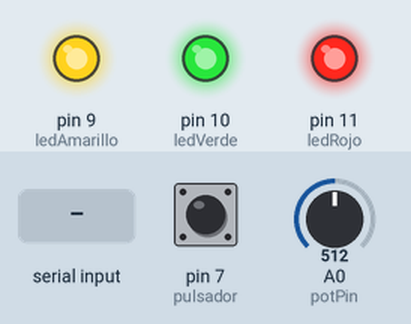
This sketch was run on a simulated Arduino Uno, built with avr-gcc and run on an emulated ATmega328P. Parts: output pins drawn as LEDs (lit = HIGH). The inputs (shaded band) are chosen by the test bench; at power-on: pin 7 (pulsador) LOW, A0 (potPin) = 512. What the sketch prints to the serial monitor is not drawn.

Above: at 1.2 s.
1.3 s: "L:\n" received over Serial
At 2.4 s:
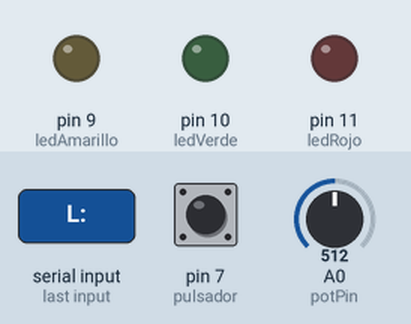
4.4 s: "L:90\n" received over Serial
At 4.8 s:
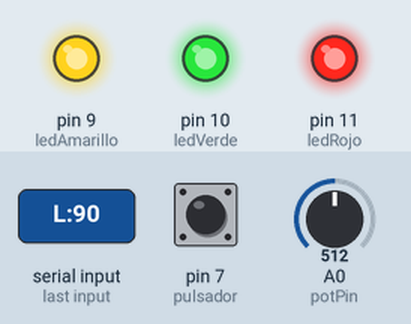
5.9 s: "L:,45\n" received over Serial
At 7.2 s:
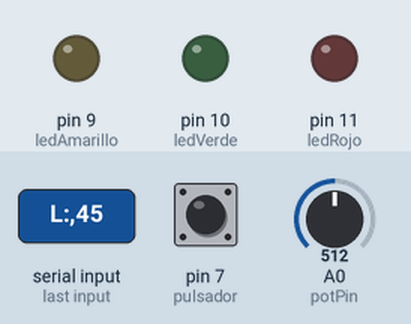
Timing chart, 0 to 8.4 s (numbered marks = the images above; inputs shaded):
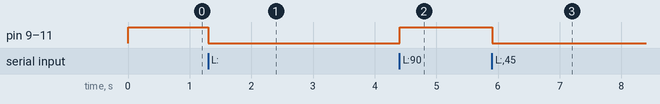

Measured:
- after the input at 1.3 s, pin 9 (ledAmarillo), pin 10 (ledVerde), pin 11 (ledRojo): HIGH → LOW at once
- after the input at 4.4 s, pin 9 (ledAmarillo), pin 10 (ledVerde), pin 11 (ledRojo): LOW → HIGH at once
- after the input at 5.9 s, pin 9 (ledAmarillo), pin 10 (ledVerde), pin 11 (ledRojo): HIGH → LOW at once

The sketch:

Arduino.ino
```cpp
#include <Arduino.h>

const int ledRojo = 11;
const int ledVerde = 10;
const int ledAmarillo = 9;
const int pulsador = 7;
// Pin del potenciómetro
const int potPin = A0;

// Intervalo para enviar el valor del potenciómetro
unsigned long lastPrintTime = 0;
const unsigned long printInterval = 50; // cada 50 ms

// Variable para almacenar la cantidad de vidas actual
int lives = 3;

// Función para actualizar los LEDs según el número de vidas
void updateLEDs(int lifeCount) {
  if(lifeCount >= 3) {
    digitalWrite(ledRojo, HIGH);
    digitalWrite(ledVerde, HIGH);
    digitalWrite(ledAmarillo, HIGH);
  } else if(lifeCount == 2) {
    digitalWrite(ledRojo, LOW);
    digitalWrite(ledVerde, HIGH);
    digitalWrite(ledAmarillo, HIGH);
  } else if(lifeCount == 1) {
    digitalWrite(ledRojo, LOW);
    digitalWrite(ledVerde, HIGH);
    digitalWrite(ledAmarillo, LOW);
  } else {
    digitalWrite(ledRojo, LOW);
    digitalWrite(ledVerde, LOW);
    digitalWrite(ledAmarillo, LOW);
  }
}

void setup() {
  Serial.begin(9600);

  // Configura los pines de los LEDs como salidas
  pinMode(ledRojo, OUTPUT);
  pinMode(ledVerde, OUTPUT);
  pinMode(ledAmarillo, OUTPUT);
  pinMode(pulsador, INPUT);

  // Enciende todos los LEDs al inicio (3 vidas)
  digitalWrite(ledRojo, HIGH);
  digitalWrite(ledVerde, HIGH);
  digitalWrite(ledAmarillo, HIGH);


}

void loop() {
  // Procesa el mensaje entrante para actualizar las vidas y los LEDs
  if (Serial.available() > 0) {
    String input = Serial.readStringUntil('\n');
    if (input.startsWith("L:")) {
      int newLives = input.substring(2).toInt();
      lives = newLives;
      Serial.println(lives);
      updateLEDs(lives);
    }
  }

  // Envía periódicamente el valor del potenciómetro
  if (millis() - lastPrintTime >= printInterval) {
    int potValue = analogRead(potPin);
    Serial.print("P:");
    Serial.println(potValue);
    lastPrintTime = millis();
  }

  if (digitalRead(pulsador) == 1){
      Serial.print("Launch:");
      Serial.println("true");
  }else{

  }
}
```
